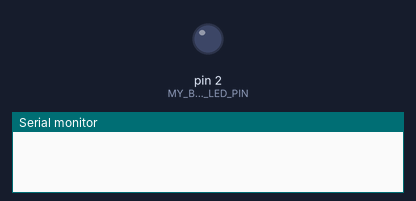
The sketch below on a simulated Arduino Uno, built with avr-gcc and run on an emulated ATmega328P. Shown: output pins drawn as LEDs (lit = HIGH), the last lines printed to the serial monitor.

Above: at 0.5 s.
At 5.0 s:
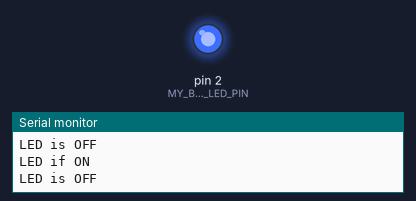
Timing chart, 0 to 6.9 s (numbered marks = the images above):
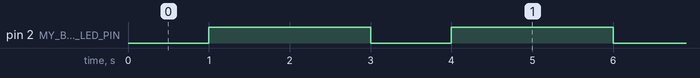

The sketch:

SerialPrint.ino
```cpp
#define MY_BLUE_LED_PIN 2
void setup() {
  Serial.begin(115200);
  pinMode(MY_BLUE_LED_PIN, OUTPUT);     // Initialise the LED_BUILTIN pin as an output
}

// the loop function runs over and over again forever
void loop() {
  digitalWrite(MY_BLUE_LED_PIN, LOW);   // Turn the LED on (Note that LOW is the voltage level
  // but actually the LED is on; this is because
  // it is active low on the ESP-01)
  delay(1000);                      // Wait for a second
  Serial.println("LED is OFF ");
  digitalWrite(MY_BLUE_LED_PIN, HIGH);  // Turn the LED off by making the voltage HIGH
  delay(2000);                      // Wait for two seconds (to demonstrate the active low LED)
  Serial.println("LED if ON");
}
```

Measured:
- by itself, pin 2 (MY_BLUE_LED_PIN): alternates HIGH for 2.0 s and LOW for 1.0 s
